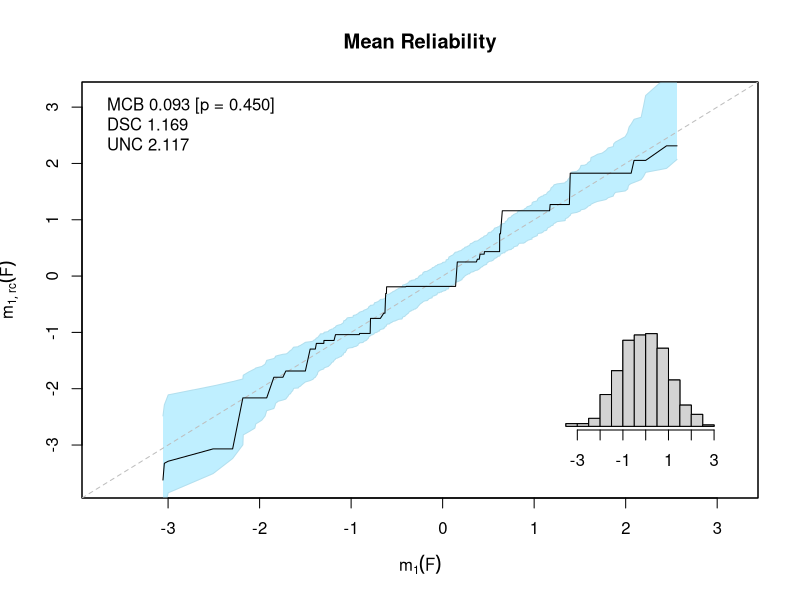
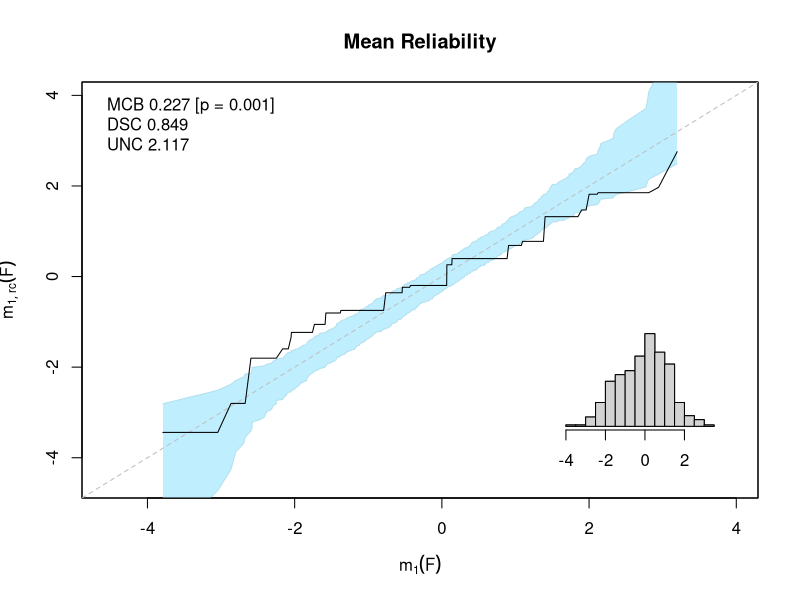
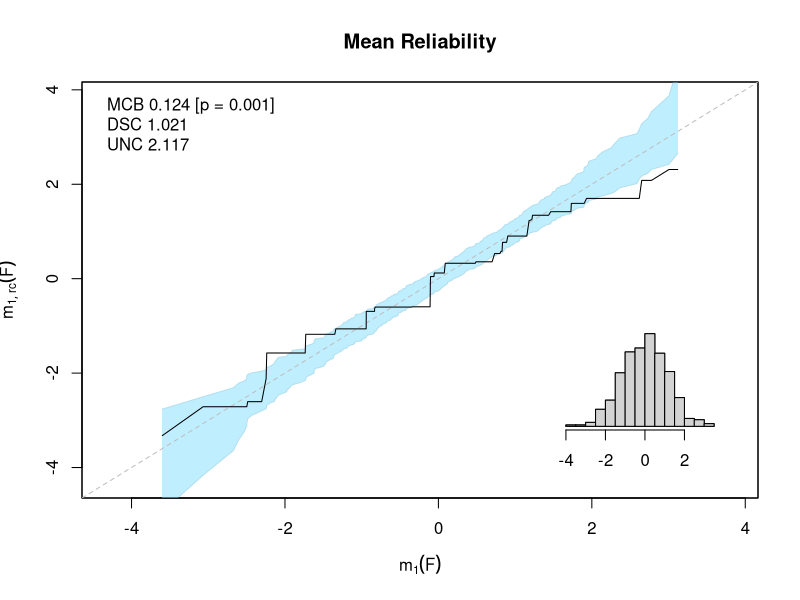

Reproduce these figures in R, in order.
# Function to generate mean reliability diagrams + simulation example
options(scipen = 9999) # to avoid scientific notation

meanreldiag = function(fcast,y,lim = NULL,
                       resampling = FALSE,n_resamples = 999,digits = 3,region_level = 0.9,
                       inset_hist = FALSE,main = "Mean Reliability",xlab = NULL,ylab = NULL){
  n = 1
  if(is.null(lim)){
    lim = range(sapply(n,function(n) range(fcast$m[,n])))
    lim[1] = lim[1]
    lim[2] = lim[2]
    adj_summand = c(-1,1)*max(abs(lim))*0.2
  }
  else adj_summand = 0
  if(is.null(xlab)) xlab = expression(m[1](F))
  if(is.null(ylab)) ylab = expression(m[group("",list(1,rc),"")](F))
  
  plot(NULL,xlim = lim+adj_summand,ylim = lim+adj_summand,main = main,
       xlab = xlab,ylab = ylab)
  
  m_rc = isoreg(fcast$m[,n],y)$yf # correspond to ORDERED forecast values!
  
  score = function(x,y) mean((x-y)^2)
  s = score(fcast$m[,n],y)
  s_rc = score(m_rc,y[order(fcast$m[,n])])
  s_mg = score(mean(y),y)
  mcb = s - s_rc
  dsc = s_mg - s_rc
  unc = s_mg
  
  if(resampling){
    set.seed(99)
    
    n_samples = n_resamples + 1 # total number of samples including observed sample
    low = floor(n_samples * (1-region_level)/2)
    up = n_samples - low
    pval_digits = ceiling(log(n_samples,10))
    
    resamples = sapply(1:n_resamples,function(i) fcast$sample())
    
    m = fcast$m[,n]
    
    m_rc_resamples = apply(resamples, 2, function(y) isoreg(m,y)$yf)
    m_rc_resamples_sorted = apply(cbind(m_rc,m_rc_resamples),1,sort) # includes observed values!
    
    # color_step_poly(lim,sort(m),sort(m),m_rc_resamples_sorted[up,],m_rc_resamples_sorted[low,])
    polygon(c(lim[1],sort(m),lim[2],rev(sort(m)),lim[1]),
            c(lim[1],m_rc_resamples_sorted[up,],lim[2],rev(m_rc_resamples_sorted[low,]),lim[1]),
            border = NA,col = "lightblue1")
    points(sort(m),m_rc_resamples_sorted[low,],type = "l",lty = 1,col = "lightblue2")
    points(sort(m),m_rc_resamples_sorted[up,],type = "l",lty = 1,col = "lightblue2")
    box()
    
    mcb_resamples = sapply(1:n_resamples,function(i) score(m,resamples[,i]) - score(m_rc_resamples[,i],resamples[order(m),i]))
    mcb_bounds = sort(c(mcb,mcb_resamples))[c(low,up)]
    
    rank_obs = tail(rank(c(mcb_resamples,mcb)),1)
    pval = 1 - (rank_obs - 1)/(n_resamples + 1)
    
    text(x = (lim + adj_summand)[1],y = (lim + adj_summand)[2],
         paste0(c("MCB ","DSC ","UNC "),
                bquote(.(format(round(c(mcb,dsc,unc),digits = digits)),nsmall = digits)),
                c(paste0(" [","p = ", bquote(.(format(round(pval,digits = pval_digits),nsmall = pval_digits))),"]"),"",""),
                collapse = "\n"),
         adj = c(0,1))
  }
  else text(x = (lim + adj_summand)[1],y = (lim + adj_summand)[2],
            paste0(c("MCB ","DSC ","UNC "),
                   bquote(.(format(round(c(mcb,dsc,unc),digits = digits)),nsmall = digits)),
                   collapse = "\n"),
            adj = c(0,1))
  
  abline(a = 0,b = 1,col = "grey",lty = 2)
  points(sort(fcast$m[,n]),m_rc,type = "l")
  
  if(inset_hist){
    par.old = par(fig = c(0.7,0.9,0.25,0.45),mar = c(1,0,0,0),new = TRUE)
    plot(hist(fcast$m[,n],main = "",yaxt = "n",xlab = "",ylab = ""),add = TRUE)
    par(par.old)
  }
  
  return(list(MDU = c(mcb,dsc,unc),if(resampling) list(pval,mcb_bounds) else NULL))
}

# Simulation example

setup_normal = function(n,tau0,eta0,seed = 99){
  set.seed(seed)
  mu = rnorm(n)
  tau = sample(tau0*c(-1,1),n,replace = TRUE)
  eta = sample(eta0*c(-1,1),n,replace = TRUE)
  y = rnorm(n) + mu
  
  F_perf = function(x) pnorm(x,mu)
  F_unf = function(x) 0.5*(pnorm(x,mu) + pnorm(x,mu+tau))
  F_lop = function(x) ifelse(x <= mu,
                             (1-eta)*pnorm(x,mu),
                             (1+eta)*pnorm(x,mu)-eta)
  
  m_perf = cbind(mu, mu^2 + 1, mu^3 + 3*mu)
  m_unf = cbind(mu + 0.5*tau,
                mu^2 + tau*mu + 0.5*tau^2 + 1,
                mu^3 + 1.5*tau*mu^2 + 3*(0.5*tau^2 + 1)*mu + 0.5*(tau^3 + 3*tau))
  phi0 = dnorm(0)
  m_lop = cbind(mu + 2*eta*phi0,
                mu^2 + 1 + 4*eta*phi0*mu,
                mu^3 + 3*mu + 2*eta*phi0*(3*mu^2 + 2))
  
  sample_perf = function(cases = 1:n) rnorm(length(cases)) + mu[cases]
  sample_unf = function(cases = 1:n){
    mix = sample(c(0,1),length(cases),replace = TRUE)
    return(rnorm(length(cases)) + mu[cases] + mix*tau[cases])
  }
  sample_lop = function(cases = 1:n){
    mix = sample(c(-1,1),length(cases),replace = TRUE,prob = c(1-eta0,1+eta0))*sign(eta[cases])
    return(mu[cases] + mix*abs(rnorm(length(cases))))
  }
  
  return(list(mu = mu, tau = tau, eta = eta, y = y,
              perf = list(F = F_perf, m = m_perf, sample = sample_perf),
              unf = list(F = F_unf, m = m_unf, sample = sample_unf),
              lop = list(F = F_lop, m = m_lop, sample = sample_lop)))
}

sim = setup_normal(400,1.5,0.7)

# Mean reliability diagrams for perfect, unfocused and lopsided forecast
meanreldiag(sim$perf,sim$y,resampling = TRUE,inset_hist = TRUE)
meanreldiag(sim$unf,sim$y,resampling = TRUE,inset_hist = TRUE)
meanreldiag(sim$lop,sim$y,resampling = TRUE,inset_hist = TRUE)
